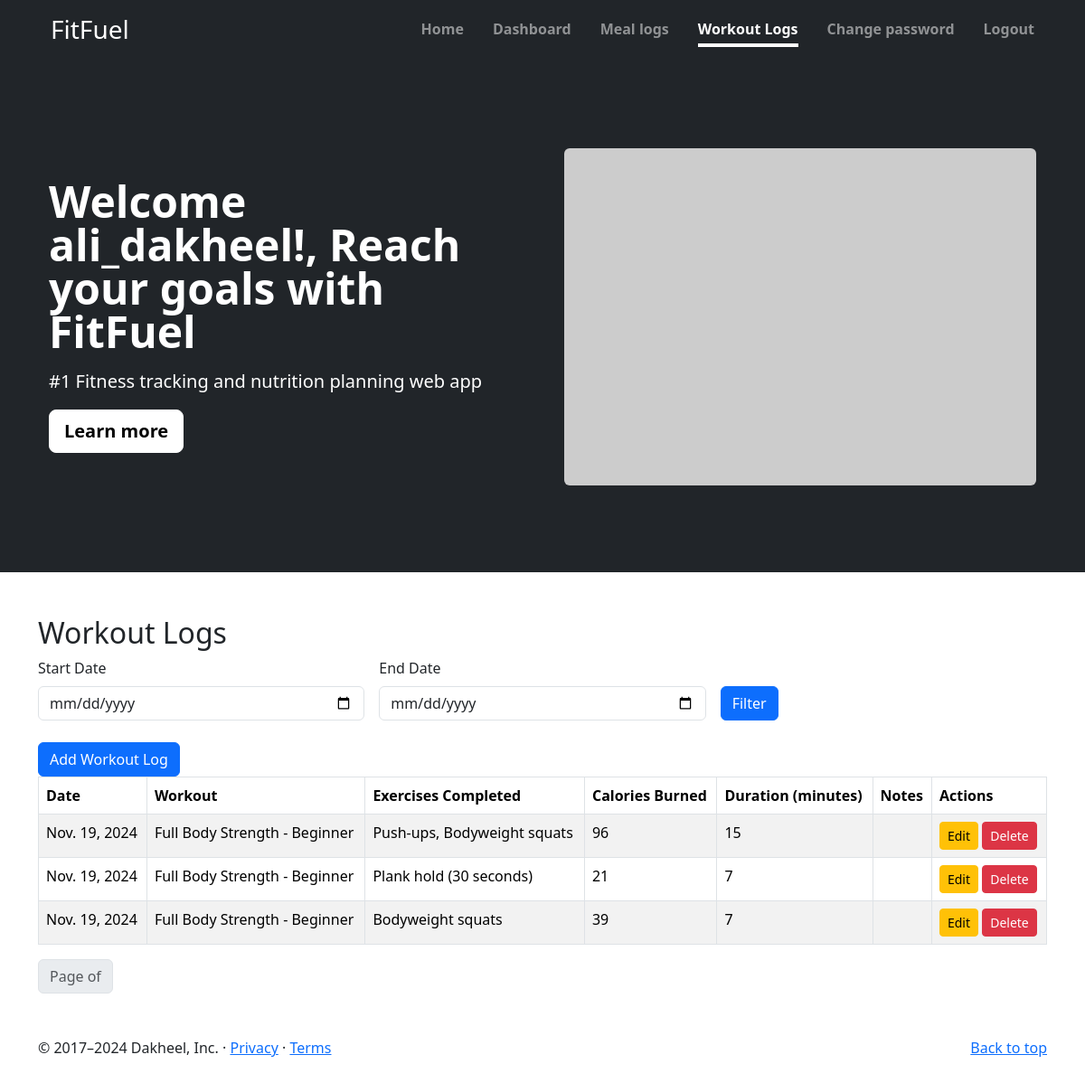
The app's page /fitness/workout-logs/ (signed in) with its own data.
### fitness/models.py (models this page shows, shortened)
class WorkoutLog(models.Model):
    user = models.ForeignKey(CustomUser, on_delete=models.SET_NULL, null=True, blank=True)
    workout = models.ForeignKey(Workout, on_delete=models.SET_NULL, null=True, blank=True)
    date = models.DateField(auto_now_add=True)
    exercises_completed = models.TextField()
    total_calories_burned = models.PositiveIntegerField(null=True, blank=True)
    duration_minutes = models.PositiveIntegerField(null=True, blank=True)
    notes = models.TextField(blank=True, null=True)
    '''
    to auto calc an estimate of calories burned based on the formula:
    Calories Burned=MET×Weight in kg×Duration in hours
    '''

class Workout(models.Model):
    GOAL_CHOICES = [
        ('Weight Gain', 'Weight Gain'),
        ('Weight Loss', 'Weight Loss'),
        ('Weight Maintenance', 'Weight Maintenance'),
    ]
    DIFFICULTY_CHOICES = [
        ('Beginner', 'Beginner'),
        ('Intermediate', 'Intermediate'),
        ('Advanced', 'Advanced'),
    ]
    name = models.CharField(max_length=255)
    description = models.TextField()
    exercises = models.TextField()
    difficulty = models.CharField(max_length=50,choices=DIFFICULTY_CHOICES)
    duration_minutes = models.PositiveIntegerField()
    target_goal = models.CharField(max_length=50,choices=GOAL_CHOICES,null=True,blank=True)
    def __str__(self):
        return f'{self.name} - {self.difficulty}'

### fitness/views.py (the view)
# urls.py: path('workout-logs/',WorkoutLogListView.as_view(),name='workout-logs'),
class WorkoutLogListView(ListView):
    model = WorkoutLog
    form_class = WorkoutLogForm
    template_name = 'workout_log_list.html'
    context_object_name = 'workout_logs'
    paginate_by = 10
    def get_queryset(self):
        custom_user = get_object_or_404(CustomUser, user=self.request.user)
        queryset = WorkoutLog.objects.filter(user=custom_user).order_by('-date')
        start_date = self.request.GET.get('start_date')
        end_date = self.request.GET.get('end_date')
        if start_date and end_date:
            queryset = queryset.filter(date__range=[start_date, end_date])
        elif start_date:
            queryset = queryset.filter(date__gte=start_date)
        elif end_date:
            queryset = queryset.filter(date__lte=end_date)
        return queryset
    def get_context_data(self, **kwargs):
        context = super().get_context_data(**kwargs)
        context['workouts'] = Workout.objects.all()
        for workout in context["workout_logs"]:
            if isinstance(workout.exercises_completed, str):
                workout.exercises_completed = json.loads(workout.exercises_completed)
        return context

### fitness/templates/workout_log_list.html (shortened to what this page needs)
<!DOCTYPE html>
<html lang="en">
<head>
    {% load static %}
    <link href="https://cdn.jsdelivr.net/npm/bootstrap@5.3.3/dist/css/bootstrap.min.css" rel="stylesheet"
>
    <link rel="stylesheet" href="{% static 'styles.css' %}">
</head>
<body>
    <div class="container-fluid mt-0 mb-5" style="background-color: rgb(33, 37, 41);">
        <div class="cover-container d-flex p-3 mx-auto flex-column">
          <header class="mb-auto">
            <div>
              <h3 class="float-md-start mb-0 text-white">FitFuel</h3>
              <nav class="nav nav-masthead justify-content-center float-md-end gap-3">
                <a class="nav-link fw-bold py-1 px-0" aria-current="page" href="{% url 'home' %}">Home</a>
                {% if user.is_authenticated %}
                <a class="nav-link fw-bold py-1 px-0" href="{% url 'dashboard' %}">Dashboard</a>
                <a class="nav-link fw-bold py-1 px-0" href="{% url 'meal-logs' %}">Meal logs</a>
                <a class="nav-link fw-bold py-1 px-0 active" href="{% url 'workout-logs' %}">Workout Logs</a>
                <a class="nav-link fw-bold py-1 px-0" href="#" data-bs-target="#modalPass" data-bs-toggle="modal">Change password</a>
                <a class="nav-link fw-bold py-1 px-0" href="{% url 'logout' %}">Logout</a>
              {% else %}
                <a class="nav-link fw-bold py-1 px-0" href="{% url 'signup' %}">Sign Up</a>
                <a class="nav-link fw-bold py-1 px-0" href="#" data-bs-toggle="modal" data-bs-target="#modalLogin">Login</a>
              {% endif %}
                    </nav>
            </div>
          </header>
          </div>
          <div class="container col-xxl-8 px-4 py-5">
            <div class="row flex-lg-row-reverse align-items-center g-5 py-5">
              <div class="col-10 col-sm-8 col-lg-6">
                <img src="https://picsum.photos/700/500" class="d-block mx-lg-auto img-fluid rounded" alt="Bootstrap Themes" width="700" height="500" loading="lazy">
              </div>
              <div class="col-lg-6">
                {% if user.is_authenticated %}
                <h1 class="display-5 fw-bold  lh-1 mb-3 text-white">Welcome {{user.username}}!, Reach your goals with FitFuel</h1>
                {% else %}
                <h1 class="display-5 fw-bold  lh-1 mb-3 text-white">Reach your goals with FitFuel</h1>
                {% endif %}
                <p class="lead text-white">#1 Fitness tracking and nutrition planning web app</p>
                <div class="d-grid gap-2 d-md-flex justify-content-md-start">
                  <a href="#" class="btn btn-lg btn-light fw-bold border-white bg-white">Learn more</a>
                </div>
              </div>
            </div>
          </div>
          </div>
          {% block content %}
          <div class="container mt-5">
              <h2>Workout Logs</h2>
<form method="get" class="mb-4">
  <div class="row g-3">
      <div class="col-md-4">
          <label for="start_date" class="form-label">Start Date</label>
          <input type="date" class="form-control" id="start_date" name="start_date" value="{{ request.GET.start_date }}">
      </div>
      <div class="col-md-4">
          <label for="end_date" class="form-label">End Date</label>
          <input type="date" class="form-control" id="end_date" name="end_date" value="{{ request.GET.end_date }}">
      </div>
      <div class="col-md-4 d-flex align-items-end gap-2">
          <button type="submit" class="btn btn-primary">Filter</button>
      </div>
  </div>
</form>
<div class="col-md-4 d-flex align-items-end gap-2">
  <button type="button" class="btn btn-primary" data-bs-target="#modalAddWorkout" data-bs-toggle="modal">
      Add Workout Log
  </button>
</div>
        <table class="table table-bordered table-striped">
            <thead>
                <tr>
                    <th>Date</th>
                    <th>Workout</th>
                    <th>Exercises Completed</th>
                    <th>Calories Burned</th>
                    <th>Duration (minutes)</th>
                    <th>Notes</th>
                    <th>Actions</th>
                </tr>
            </thead>
            <tbody>
                {% for workout in workout_logs %}
                <tr>
                    <td>{{ workout.date }}</td>
                    <td>{{ workout.workout }}</td>
                    <td>{{ workout.exercises_completed|join:", " }}</td>
                    <td>{{ workout.total_calories_burned }}</td>
                    <td>{{ workout.duration_minutes }}</td>
                    <td>{{ workout.notes }}</td>
                    <td>
                        <a href="#"
                        class="btn btn-sm btn-warning"
                        data-bs-toggle="modal"
                        data-bs-target="#modalUpdateWorkout{{ workout.id }}"
                        data-workout-id="{{ workout.workout.id }}"
                        data-current-exercises="{{ workout.exercises_completed|safe }}">
                        Edit
                     </a>
                    <a href="#" class="btn btn-sm btn-danger" data-bs-toggle="modal" data-bs-target="#deleteModal{{ workout.id }}">Delete</a>
                    </td>
                </tr>
                {% empty %}
                <tr>
                    <td colspan="7">No workout logs found.</td>
                </tr>
                {% endfor %}
            </tbody>
        </table>
              <nav>
                <ul class="pagination">
                    <li class="page-item disabled"><span class="page-link">Page {{ workout_logs.number }} of {{ workout_logs.paginator.num_pages }}</span></li>
                </ul>
            </nav>
            </div>
          {% endblock %}
    <footer class="container mt-5">
      <p class="float-end"><a href="#">Back to top</a></p>
      <p>&copy; 2017–2024 Dakheel, Inc. &middot; <a href="#">Privacy</a> &middot; <a href="#">Terms</a></p>
    </footer>
</body>
</html>

### static/styles.css (style rules this page uses)
* { margin: 0; padding: 0; box-sizing: border-box; }
body { padding-top: 0; padding-bottom: 3rem; color: rgb(var(--bs-tertiary-color-rgb)); }
.cover-container { max-width: 70em; }
.nav-masthead .nav-link { color: rgba(255, 255, 255, .5); border-bottom: .25rem solid transparent; }
.nav-masthead .nav-link + .nav-link { margin-left: 1rem; }
.nav-masthead .active { color: #fff; border-bottom-color: #fff; }

### records on screen
WorkoutLog: date "Nov. 19, 2024", workout "Full Body Strength - Beginner", exercises_completed "Push-ups, Bodyweight squats", total_calories_burned "96", duration_minutes "15"
WorkoutLog: date "Nov. 19, 2024", workout "Full Body Strength - Beginner", exercises_completed "Plank hold (30 seconds)", total_calories_burned "21", duration_minutes "7"
WorkoutLog: date "Nov. 19, 2024", workout "Full Body Strength - Beginner", exercises_completed "Bodyweight squats", total_calories_burned "39", duration_minutes "7"

### other values on screen
{{ user.username }} "ali_dakheel"
